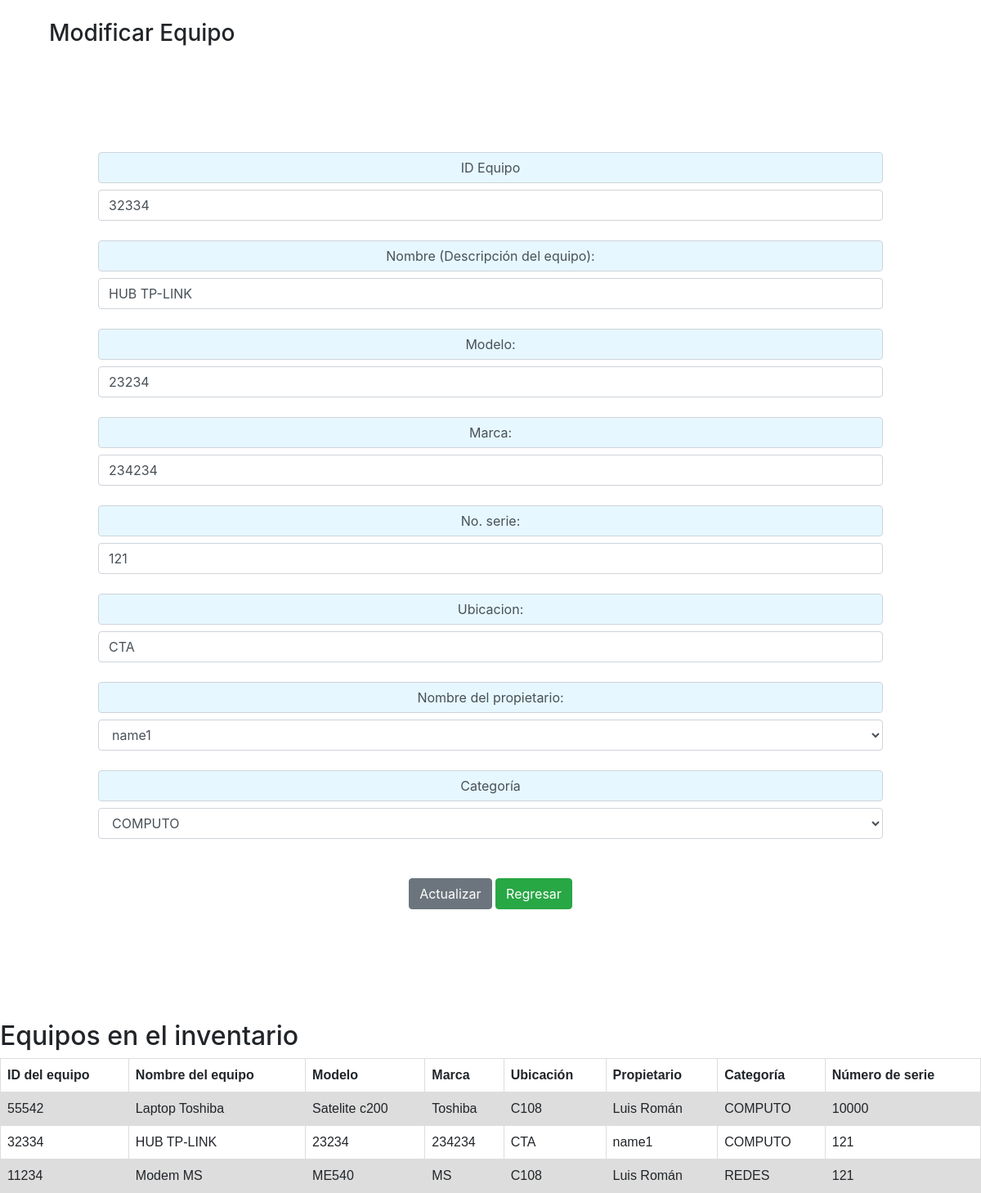
/PHP/Modificar.php?id=32334 (signed in), run on the app's committed database.
### tables this page shows
CREATE TABLE equipos(
			ID_Equipo INT PRIMARY KEY NOT NULL,
			Descripcion VARCHAR(45),
			Modelo VARCHAR(45),
			N_serie VARCHAR(45),
			Ubicacion VARCHAR(45),
			Marca VARCHAR(45),
			ID_Categoria INT NOT NULL,
			ID_Propietario INT NOT NULL,
			ID_Usuario INT NOT NULL,

			FOREIGN KEY (ID_Categoria) REFERENCES categoria (ID_Categoria),
			FOREIGN KEY (ID_Propietario) REFERENCES propietario(ID_Propietario),
			FOREIGN KEY (ID_Usuario) REFERENCES usuarios(ID_Usuario)

		);

CREATE TABLE propietario(
			ID_Propietario INT PRIMARY KEY NOT NULL AUTO_INCREMENT,
			Nombre_Propietario VARCHAR(45),
			Telefono DOUBLE,
			Aula VARCHAR(20)
		);

create table categoria(
			ID_Categoria INT PRIMARY KEY NOT NULL AUTO_INCREMENT,
			Nombre_Categoria VARCHAR(45)

		);

### PHP/Modificar.php (the view, shortened to what this page needs)
<?php
require "libs/Conexion.php";
$id = $_GET["id"];
$consulta = "SELECT * FROM equipos WHERE ID_Equipo='$id'";
$res = $conn->query($consulta);
$filas = $res->fetch_assoc();
?>
<!doctype html>
<html lang="es">
<head>
    <link rel="stylesheet" href="../css/TablaAll.css">
    <link rel="stylesheet" href="https://maxcdn.bootstrapcdn.com/bootstrap/4.2.1/css/bootstrap.min.css">
</head>
<body>
<h3 style="margin-left: 5%; margin-top: 2%">Modificar Equipo</h3>
<form action="" method="post" style="padding: 10%;text-align: center;" class="form-group">
    <label for="" class="form-control" style="background-color: #e6f7ff ">ID Equipo</label>
    <input required type="text" name="id_equipo" class="form-control" value="<?php echo $filas["ID_Equipo"]; ?>"><br>
    <label class="form-control" style="background-color: #e6f7ff ">Nombre (Descripción del equipo):</label>
    <input required type="text" class="form-control" name="nombre_equipo"
           value="<?php echo $filas["Descripcion"]; ?>"><br>
    <label class="form-control" style="background-color: #e6f7ff ">Modelo:</label>
    <input required type="text" name="modelo" class="form-control" value="<?php echo $filas["Modelo"]; ?>"><br>
    <label class="form-control" style="background-color: #e6f7ff ">Marca:</label>
    <input required type="text" class="form-control" name="marca" value="<?php echo $filas["Marca"]; ?>"><br>
    <label class="form-control" style="background-color: #e6f7ff ">No. serie:</label>
    <input required class="form-control" type="text" name="no_serie"
           value="<?php echo $filas["N_serie"]; ?>"><br>
    <label class="form-control" style="background-color: #e6f7ff ">Ubicacion:</label>
    <input required class="form-control" type="text" name="ubicacion" value="<?php echo $filas["Ubicacion"]; ?>"><br>
    <label class="form-control" style="background-color: #e6f7ff ">Nombre del propietario: </label>
    <select name="BuscaPropietario" id="SelProp" class="form-control">
        <?php
        $qProp = "SELECT Nombre_Propietario FROM propietario";
        $res = $conn->query($qProp);
        if ($res->num_rows > 0) {
            while ($filas = $res->fetch_assoc()) {
                echo "<option value='$filas[Nombre_Propietario]'> $filas[Nombre_Propietario]</option>";
            }
        }
        ?>
    </select>
    <br>
    <label for="" class="form-control" style="background-color: #e6f7ff ">Categoría</label>
    <select name="BuscaCategoria" id="SelCategoria" class="form-control">
        <?php
        $qCat = "SELECT Nombre_Categoria FROM categoria";
        $res = $conn->query($qCat);
        if ($res->num_rows > 0) {
            while ($filas = $res->fetch_assoc()) {
                echo "<option value='$filas[Nombre_Categoria]'> $filas[Nombre_Categoria]</option>";
            }
        }
        echo "</select>";
        echo "<br><br><button class='btn btn-secondary' name='Actualizar'>Actualizar</button>";
        ?>
        <a href="Menu.php" class="btn btn-success">Regresar</a>
</form>
<?php
require "Consultas.php";
consultarSinAcciones($conn);
?>
</body>
</html>

### PHP/Consultas.php (shortened to what this page needs)
<!doctype html>
<html lang="es">
<head>
    <link rel="stylesheet" href="../css/TablaAll.css">
</head>
<body>
</body>
</html>
<?php
function ConsultarSinAcciones($conn)
{
    $stmn = "SELECT ID_Equipo, Modelo, N_serie, Ubicacion, Marca, Descripcion, Nombre_Categoria, Nombre_Propietario FROM equipos inner join
  categoria c on equipos.ID_Categoria = c.ID_Categoria inner join propietario p on equipos.ID_Propietario = p.ID_Propietario ORDER BY ID_Equipo DESC";
    $result = $conn->query($stmn);
    echo "<h2>Equipos en el inventario</h2>";
    echo "<table><tr><th>ID del equipo</th> <th>Nombre del equipo</th> <th>Modelo</th><th>Marca</th><th>Ubicación</th><th>Propietario</th><th>Categoría</th><th>Número de serie</th></tr>";
    if ($result->num_rows > 0) {
        while ($fila = $result->fetch_assoc()) {
            echo "<tr><td>" . $fila["ID_Equipo"] . "</td>";
            echo "<td>" . $fila["Descripcion"] . "</td>";
            echo "<td>" . $fila["Modelo"] . "</td>";
            echo "<td>" . $fila["Marca"] . "</td>";
            echo "<td>" . $fila["Ubicacion"] . "</td>";
            echo "<td>" . $fila["Nombre_Propietario"] . "</td>";
            echo "<td>" . $fila["Nombre_Categoria"] . "</td>";
            echo "<td>" . $fila["N_serie"] . "</td>";
        }
    }
    echo "</table>";
}

### css/TablaAll.css (style rules this page uses)
table { font-family: arial, sans-serif; border-collapse: collapse; width: 100%; }
td, th { border: 1px solid #dddddd; text-align: left; padding: 8px; }
tr:nth-child(even) { background-color: #dddddd; }

### data on the page
equipos: id_equipo "32334", nombre_equipo "HUB TP-LINK", modelo "23234", marca "234234", no_serie "121", ubicacion "CTA", ID_Equipo "32334", Descripcion "HUB TP-LINK", Modelo "23234", Marca "234234", Ubicacion "CTA", ID_Propietario.Nombre_Propietario "name1", ID_Categoria.Nombre_Categoria "COMPUTO", N_serie "121"
equipos: ID_Equipo "55542", Descripcion "Laptop Toshiba", Modelo "Satelite c200", Marca "Toshiba", Ubicacion "C108", ID_Propietario.Nombre_Propietario "Luis Román", ID_Categoria.Nombre_Categoria "COMPUTO", N_serie "10000"
equipos: ID_Equipo "11234", Descripcion "Modem MS", Modelo "ME540", Marca "MS", Ubicacion "C108", ID_Propietario.Nombre_Propietario "Luis Román", ID_Categoria.Nombre_Categoria "REDES", N_serie "121"

### other printed values
form field BuscaPropietario "name1"
form field BuscaCategoria "COMPUTO"
